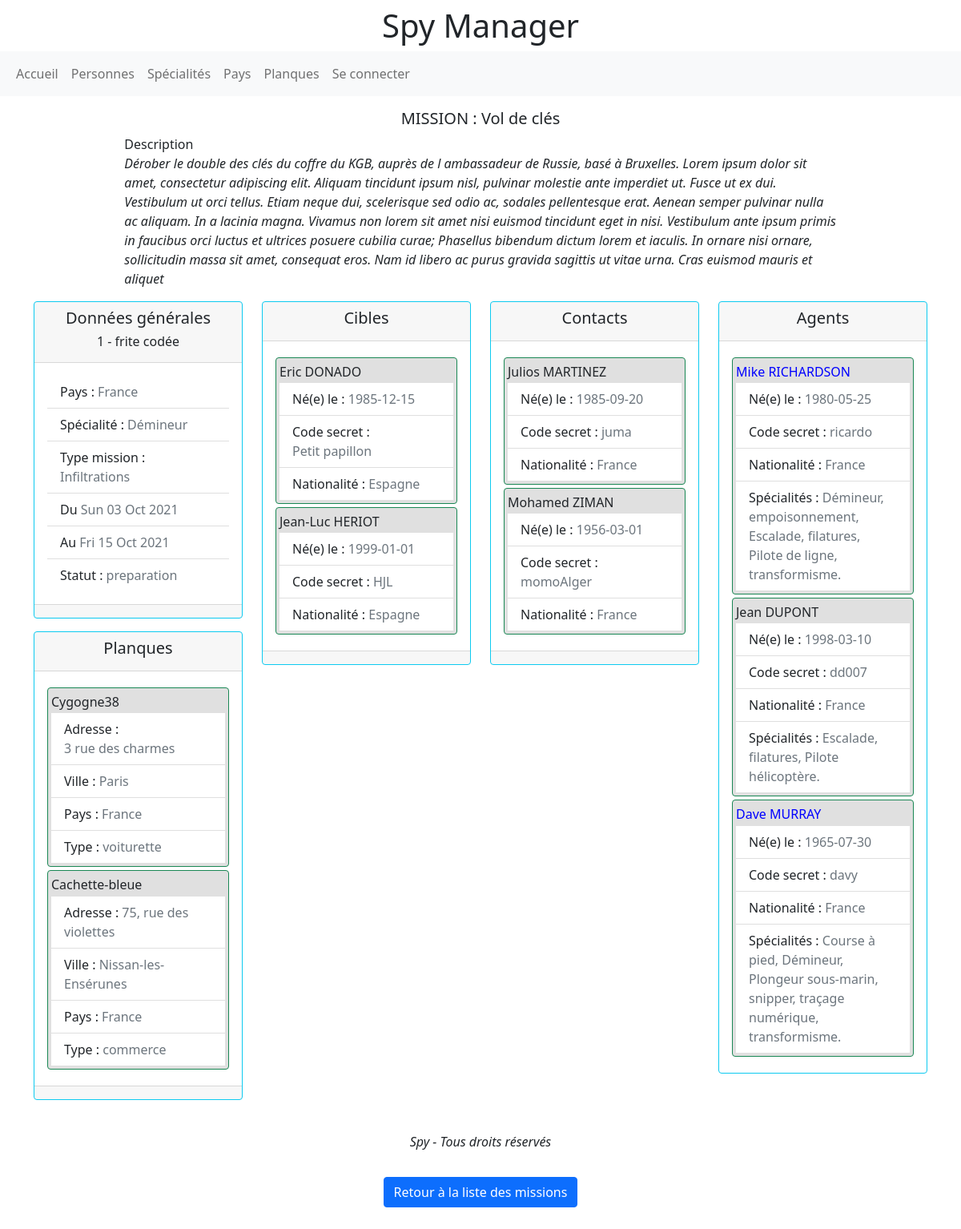
The page /mission.php?id=1 on the database its author committed.
### tables this page shows
CREATE TABLE `mission` (
  `id` int(11) NOT NULL,
  `titre` varchar(60) NOT NULL,
  `description` text DEFAULT NULL,
  `nom_de_code` varchar(40) NOT NULL,
  `pays` int(11) NOT NULL,
  `specialite` int(11) NOT NULL,
  `type_de_mission` int(11) NOT NULL,
  `date_debut` date DEFAULT NULL,
  `date_fin` date DEFAULT NULL,
  `statut` enum('preparation','cours','terminee','echec') NOT NULL
);

CREATE TABLE `pays` (
  `id` int(11) NOT NULL,
  `nom` varchar(50) DEFAULT NULL
);

CREATE TABLE `specialite` (
  `id` int(11) NOT NULL,
  `intitule` varchar(50) NOT NULL
);

CREATE TABLE `type_de_mission` (
  `id` int(11) NOT NULL,
  `intitule` varchar(60) DEFAULT NULL
);

CREATE TABLE `planque` (
  `id` int(11) NOT NULL,
  `code` varchar(30) NOT NULL,
  `adresse` varchar(50) NOT NULL,
  `ville` varchar(50) NOT NULL,
  `pays` int(11) NOT NULL,
  `type` int(11) NOT NULL
);

CREATE TABLE `type_de_planque` (
  `id` int(11) NOT NULL,
  `intitule` varchar(40) NOT NULL
);

CREATE TABLE `personne` (
  `id` int(11) NOT NULL,
  `nom` varchar(40) NOT NULL,
  `prenom` varchar(30) NOT NULL,
  `dob` date DEFAULT NULL,
  `secret_code` varchar(20) NOT NULL,
  `nationalite` int(11) NOT NULL,
  `type` enum('agent','cible','contact') NOT NULL
);

### vues/affiche-mission.php (shortened to what the rows shown need)
<?php
$listePlanques = $mission->listerPlanques($mission->getId());
if (is_null($mission)):
    $contenu = "Cette mission n'existe pas.";
else:
?>
<div class="card w-100 w-75 mx-auto px-1 px-lg-4 px-xl-5 text-center border-0">
  <div class="card-body">
    <h5 class="card-title">
      MISSION : <?= $mission->getTitre() ?>
    </h5>
  <div class="row">
  <div class="col-0 col-lg-1"></div>
    <div class="col-12 col-lg-10">
      <p class="card-text text-start">
        Description<br/><i><?= $mission->getDescription() ?></i>
      </p>
    </div>
    <div class="col-0 col-lg-1"></div>
  </div>
  </div>
</div>
<?php
$classesDesCols = "col-12 col-md-6 col-lg-3 mb-3";
?>
<div class="container">
  <div class="row">
    <div class="<?= $classesDesCols ?>">
        <?php
            require_once('carte-de-la-mission.php');
            require_once('carte-des-planques.php');
        ?>
    </div>
    <div class="<?= $classesDesCols ?>">
        <?php
            require_once('carte-des-cibles.php');
        ?>
    </div>
    <div class="<?= $classesDesCols ?>">
        <?php
            require_once('carte-des-contacts.php');
        ?>
    </div>
    <div class="<?= $classesDesCols ?>">
        <?php
            require_once('carte-des-agents.php');
        ?>
    </div>
  </div>
</div>
<?php
endif;
require_once('layout.php');

### vues/carte-de-la-mission.php (shortened to what the rows shown need)
<div class="card w-100 border-info mx-auto" id="carte-mission">
    <div class="card-header text-center">
        <h5 class="card-title">
            Donn&eacute;es g&eacute;n&eacute;rales
        </h5>
        <h6 class="class-subtitle">
        <?= $mission->getId() ?> - <?= $mission->getNomDeCode() ?>
        </h6>
    </div>
    <div class="card-body">
        <ul class="list-group list-group-flush text-start">
            <li class="list-group-item">Pays : <span class="text-secondary"><?= $mission->getPays() ?></span></li>
            <li class="list-group-item">Sp&eacute;cialit&eacute; : <span class="text-secondary"><?= $mission->getSpecialite() ?></span></li>
            <li class="list-group-item">Type mission : <span class="text-secondary"><?= $mission->getTypeDeMission() ?></span></li>
            <li class="list-group-item">Du <span class="text-secondary"><?= strftime("%a %d %b %G",strtotime($mission->getDateDebut())) ?></span></li>
            <li class="list-group-item">Au <span class="text-secondary"><?= strftime("%a %d %b %G",strtotime($mission->getDateFin())) ?></span></li>
            <li class="list-group-item">Statut : <span class="text-secondary"><?= $mission->getStatut() ?></span></li>
        </ul>
    </div>
</div>

### vues/carte-des-planques.php (shortened to what the rows shown need)
<div class="card w-100 border-info mx-auto mt-3">
    <div class="card-body">
        <?php
        if (is_null($planques) || empty($planques)):
        ?>
                   Aucune planque...
        <?php else: ?>
                    <?php
                        foreach ($planques as $planque): ?>
                            <div id="unePlanque<?= $planque->getId() ?>" class="sous-carte p-1 my-1 rounded border border-success">
                                <h6 class="card-subtitle my-1">
                                <?= $planque->getCode() ?>
                                </h6>
                                <ul class="list-group list-group-flush text-start">
                                    <li class="list-group-item">Adresse : <span class="text-secondary"><?= $planque->getAdresse() ?></span></li>
                                    <li class="list-group-item">Ville : <span class="text-secondary"><?= $planque->getVille() ?></span></li>
                                    <li class="list-group-item">Pays : <span class="text-secondary"><?= $planque->getPays() ?></span></li>
                                    <li class="list-group-item">Type : <span class="text-secondary"><?= $planque->getType() ?></span></li>
                                </ul>
                            </div>
                        <?php endforeach; ?>
                        <?php
    endif; ?>
        </div>
</div>

### vues/carte-des-cibles.php (shortened to what the rows shown need)
<?php
if (is_null($cibles)):
?>
<div class="card w-100 border-info mx-auto">
        <div class="card-body text-center">
            <h5 class="card-title">
                Cibles
            </h5>
        </div>
    </div>
<?php else: ?>
    <div class="card w-100 border-info mx-auto">
        <div class="card-body" id="lesCibles">
            <?php
                foreach ($cibles as $cible): ?>
                <div id="uneCible<?= $cible->getId() ?>" class="sous-carte p-1 my-1 rounded border border-success">
                    <h6 class="card-subtitle my-1">
                    <?= $cible->getPrenom() ?> <?= strtoupper($cible->getNom()) ?>
                    </h6>
                    <ul class="list-group list-group-flush text-start">
                        <li class="list-group-item">N&eacute;(e) le : <span class="text-secondary"><?= $cible->getDob() ?></span></li>
                        <li class="list-group-item">Code secret : <span class="text-secondary"><?= $cible->getSecretCode() ?></span></li>
                        <li class="list-group-item">Nationalit&eacute; : <span class="text-secondary"><?= $cible->getNationalite() ?></span></li>
                    </ul>
                </div>
            <?php endforeach; ?>
        </div>
    </div>
<?php
endif; ?>

### vues/carte-des-contacts.php (shortened to what the rows shown need)
<?php
        if (is_null($contacts)):
        ?>
        <div class="card w-100 border-info mx-auto">
            <div class="card-body text-center">
                <h5 class="card-title">
                    Contacts
                </h5>
            </div>
         </div>
        <?php else: ?>
            <div class="card w-100 border-info mx-auto">
                <div class="card-body">
                    <?php
                        foreach ($contacts as $contact): ?>
                        <div id="unContact<?= $contact->getId() ?>" class="sous-carte p-1 my-1 rounded border border-success">
                            <h6 class="card-subtitle my-1">
                            <?= $contact->getPrenom() ?> <?= strtoupper($contact->getNom()) ?>
                            </h6>
                            <ul class="list-group list-group-flush text-start">
                                <li class="list-group-item">N&eacute;(e) le : <span class="text-secondary"><?= $contact->getDob() ?></span></li>
                                <li class="list-group-item">Code secret : <span class="text-secondary"><?= $contact->getSecretCode() ?></span></li>
                                <li class="list-group-item">Nationalit&eacute; : <span class="text-secondary"><?= $contact->getNationalite() ?></span></li>
                            </ul>
                        </div>
                        <?php endforeach; ?>
                </div>
            </div>
        <?php
        endif; ?>

### vues/carte-des-agents.php (shortened to what the rows shown need)
<?php
        if (is_null($agents)):
        ?>
        <div class="card w-100 border-info mx-auto">
          <div class="card-body text-center">
            <h5 class="card-title">
                Agents
            </h5>
          </div>
        </div>
        <?php else: ?>
            <div class="card w-100 border-info mx-auto">
            <div class="card-body">
                    <?php
                        foreach ($agents as $agent):
                            $classeAgentBonneSpecialite = "";
                            foreach($agent->listerSpecialites() as $specialite) : {
                                if($specialite[0] === $mission->getIdSpecialite()) {
                                    $classeAgentBonneSpecialite = " agent-bonne-specialite";
                                }
                            } endforeach;
                        ?>
                        <div id="unAgent<?= $agent->getId() ?>" class="sous-carte p-1 my-1 rounded border border-success <?= $classeAgentBonneSpecialite ?>">
                                <h6 class="card-subtitle my-1">
                                    <span><?= $agent->getPrenom() ?> <?= strtoupper($agent->getNom()) ?></span>
                                </h6>
                            <ul class="list-group list-group-flush text-start">
                                <li class="list-group-item">N&eacute;(e) le : <span class="text-secondary"><?= $agent->getDob() ?></span></li>
                                <li class="list-group-item">Code secret : <span class="text-secondary"><?= $agent->getSecretCode() ?></span></li>
                                <li class="list-group-item">Nationalit&eacute; : <span class="text-secondary"><?= $agent->getNationalite() ?></span></li>
                                <li class="list-group-item">Sp&eacute;cialit&eacute;s : <span class="text-secondary">
                                <?php
                                    $listeDesSpecialites = "";
                                    foreach ($agent->listerSpecialites() as $specialite): {
                                        $listeDesSpecialites = $listeDesSpecialites.$specialite["specialite"].", ";
                                    } endforeach;
                                    if($listeDesSpecialites !== "") {
                                        $listeDesSpecialites = substr($listeDesSpecialites,0,-2).".";
                                    }
                                    echo $listeDesSpecialites;
                                ?></span></li>
                            </ul>
                        </div>
                        <?php endforeach; ?>
                </div>
            </div>
        <?php
        endif; ?>

### rows shown on the page
mission: titre "Vol de clés", description "Dérober le double des clés du coffre du KGB, auprès de l ambassadeur de Russie, basé à Bruxelles. Lorem ipsum dolor sit amet, consectetur adipiscing elit. Aliquam tincidunt ipsum nisl, pulvinar molestie ante imperdiet ut. Fusce ut ex dui. Vestibulum ut orci tellus. Etiam neque dui, scelerisque sed odio ac, sodales pellentesque erat. Aenean semper pulvinar nulla ac aliquam. In a lacinia magna. Vivamus non lorem sit amet nisi euismod tincidunt eget in nisi. Vestibulum ante ipsum primis in faucibus orci luctus et ultrices posuere cubilia curae; Phasellus bibendum dictum lorem et iaculis. In ornare nisi ornare, sollicitudin massa sit amet, consequat eros. Nam id libero ac purus gravida sagittis…", id "1", nom_de_code "frite codée", pays.nom "France", specialite.intitule "Démineur", type_de_mission.intitule "Infiltrations", date_debut "Sun 03 Oct 2021", date_fin "Fri 15 Oct 2021", statut "preparation"
planque: code "Cygogne38", adresse "3 rue des charmes", ville "Paris", pays.nom "France", type.intitule "voiturette"
planque: code "Cachette-bleue", adresse "75, rue des violettes", ville "Nissan-les-Ensérunes", pays.nom "France", type.intitule "commerce"
personne: prenom "Eric", nom "DONADO", dob "1985-12-15", secret_code "Petit papillon", nationalite.nom "Espagne"
personne: prenom "Jean-Luc", nom "HERIOT", dob "1999-01-01", secret_code "HJL", nationalite.nom "Espagne"
personne: prenom "Julios", nom "MARTINEZ", dob "1985-09-20", secret_code "juma", nationalite.nom "France"
personne: prenom "Mohamed", nom "ZIMAN", dob "1956-03-01", secret_code "momoAlger", nationalite.nom "France"
personne: prenom "Mike", nom "RICHARDSON", dob "1980-05-25", secret_code "ricardo", nationalite.nom "France", listeDesSpecialites "Démineur, empoisonnement, Escalade, filatures, Pilote de ligne, transformisme."
personne: prenom "Jean", nom "DUPONT", dob "1998-03-10", secret_code "dd007", nationalite.nom "France", listeDesSpecialites "Escalade, filatures, Pilote hélicoptère."
personne: prenom "Dave", nom "MURRAY", dob "1965-07-30", secret_code "davy", nationalite.nom "France", listeDesSpecialites "Course à pied, Démineur, Plongeur sous-marin, snipper, traçage numérique, transformisme."
